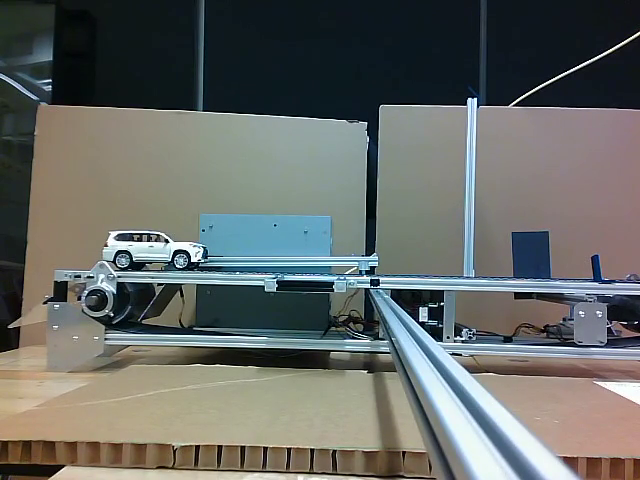
#> input picture frame 67 of white_lexus_1.mp4, 640 x 480 px, given in place of blue_lexus_1.mp4, which was not available
$ python ObjectTracking.py
#> lines starting #> are read from the running program, lines starting #| are printed output that depends on the picture; after the words box and inside, x2 and y2 are one past the last pixel; in counts of white or black regions, pixels touching at a corner belong together
import cv2
import sys
import numpy as np
import matplotlib as plt


def draw_bounding_box(contours, image, number_of_boxes=1):
    # Call our function to get the list of contour areas
    cnt_area = contour_area(contours)

    # Loop through each contour of our image
    for i in range(0, len(contours), 1):
        cnt = contours[i]

        # Only draw the the largest number of boxes
        if (cv2.contourArea(cnt) > cnt_area[number_of_boxes]):
            # Use OpenCV boundingRect function to get the details of the contour
            x, y, w, h = cv2.boundingRect(cnt)

            # Draw the bounding box
            image = cv2.rectangle(image, (x, y), (x + w, y + h), (0, 0, 255), 2)

    return image


def contour_area(contours):
    # create an empty list
    cnt_area = []

    # loop through all the contours
    for i in range(0, len(contours), 1):
        # for each contour, use OpenCV to calculate the area of the contour
        cnt_area.append(cv2.contourArea(contours[i]))

    # Sort our list of contour areas in descending order
    list.sort(cnt_area, reverse=True)
    return cnt_area

(major_ver, minor_ver, subminor_ver) = (cv2.__version__).split('.')

if __name__ == '__main__':

    # Set up tracker.

    tracker = cv2.TrackerCSRT_create()

    # Read video
    video = cv2.VideoCapture("blue_lexus_1.mp4")
    # video = cv2.VideoCapture(0) # for using CAM

    # if using a video,

    # Reading first frame
    ok, frame = video.read()
#> frame is the input picture: shape (480, 640, 3); mean B, G, R 102.1, 105.4, 102.1
    if not ok:
        print('Cannot read video file')
        sys.exit()

    _, frame = video.read()
    # Converts images from BGR to HSV
    hsv = cv2.cvtColor(frame, cv2.COLOR_BGR2HSV)
#> hsv: shape (480, 640, 3); mean H, S, V 66, 75.5, 114.5
    lower_blue = np.array([110, 50, 50])
    upper_blue = np.array([130, 255, 255])

    # Here we are defining range of bluecolor in HSV
    # This creates a mask of blue coloured
    # objects found in the frame.
    mask = cv2.inRange(hsv, lower_blue, upper_blue)
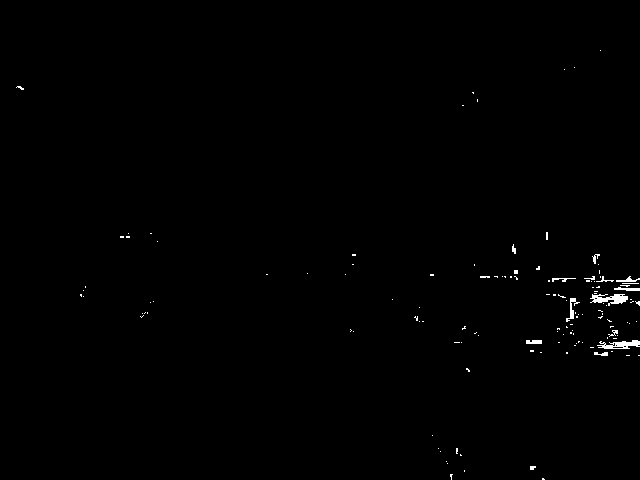
#> mask: shape (480, 640); 0.48% white; 132 white regions (118 under 20 px), largest, box (x1, y1, x2, y2) and area: (590, 294, 628, 306) 252, (597, 340, 640, 349) 225, (566, 298, 580, 322) 97

    cv2.imshow('mask', mask)

    # The bitwise and of the frame and mask is done so
    # that only the blue coloured objects are highlighted
    # and stored in res
    res = cv2.bitwise_and(frame, frame, mask=mask)


    # initializing the bounding box
#> (the run stopped early here; a loop or call above may not have finished)

$ run again, starting later in the video
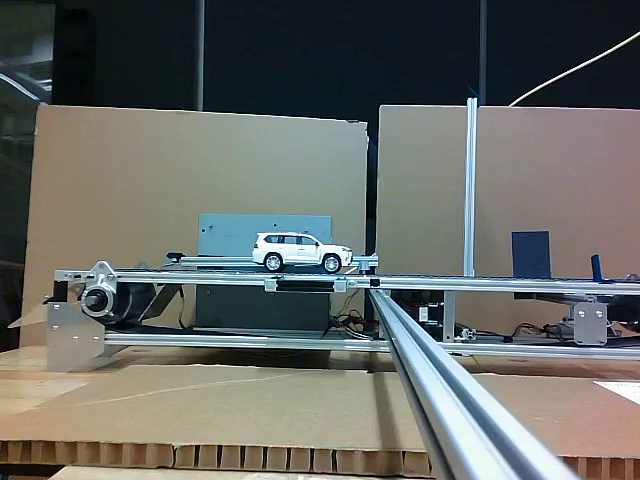
#> input picture frame 303 of white_lexus_1.mp4, 640 x 480 px, given in place of blue_lexus_1.mp4, which was not available
#> frame is the input picture: shape (480, 640, 3); mean B, G, R 101.2, 105.2, 102.1
#> hsv: shape (480, 640, 3); mean H, S, V 65, 74.9, 114
#> `mask = cv2.inRange(hsv, lower_blue, upper_blue)`:
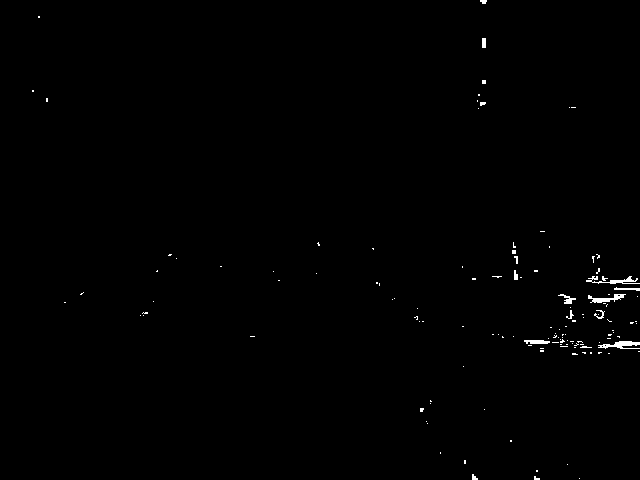
#> mask: shape (480, 640); 0.47% white; 131 white regions (118 under 20 px), largest, box (x1, y1, x2, y2) and area: (598, 341, 640, 349) 189, (586, 276, 640, 284) 169, (588, 294, 626, 303) 155

$ run again, starting later in the video
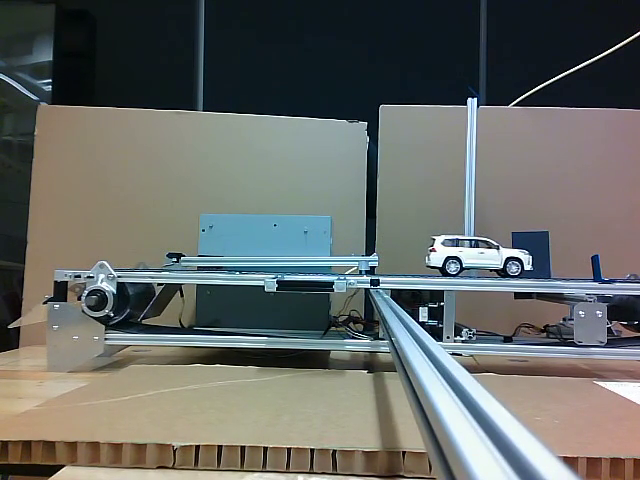
#> input picture frame 540 of white_lexus_1.mp4, 640 x 480 px, given in place of blue_lexus_1.mp4, which was not available
#> frame is the input picture: shape (480, 640, 3); mean B, G, R 102.2, 105.7, 102.4
#> hsv: shape (480, 640, 3); mean H, S, V 66.8, 75.3, 115.1
#> `mask = cv2.inRange(hsv, lower_blue, upper_blue)`:
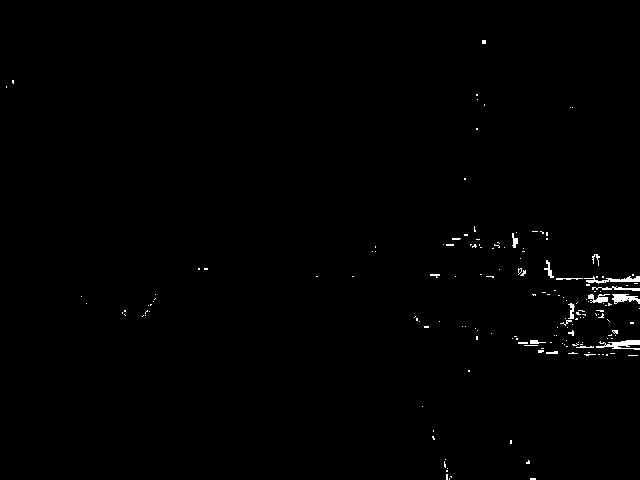
#> mask: shape (480, 640); 0.62% white; 169 white regions (153 under 20 px), largest, box (x1, y1, x2, y2) and area: (596, 340, 640, 350) 233, (584, 276, 640, 284) 196, (612, 294, 640, 304) 172
